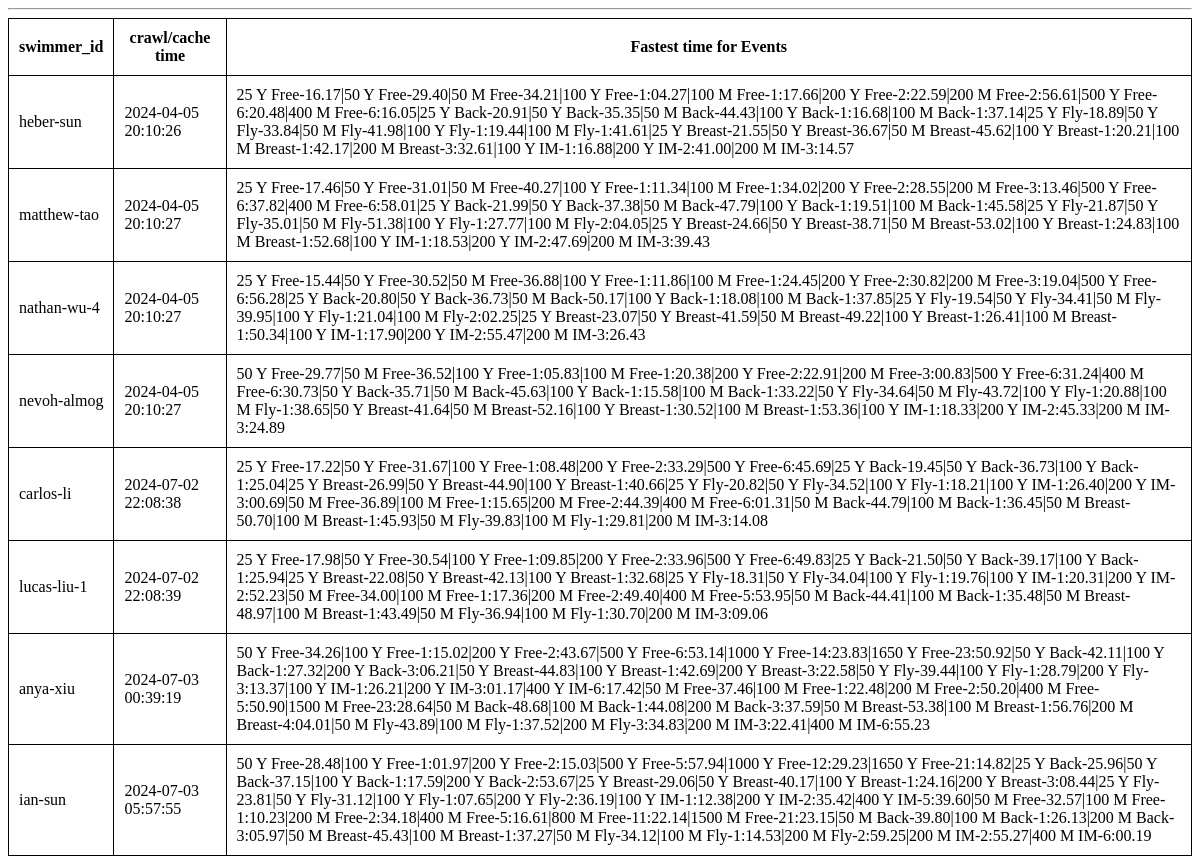
/testdb/, run on an earlier commit of the app's database.
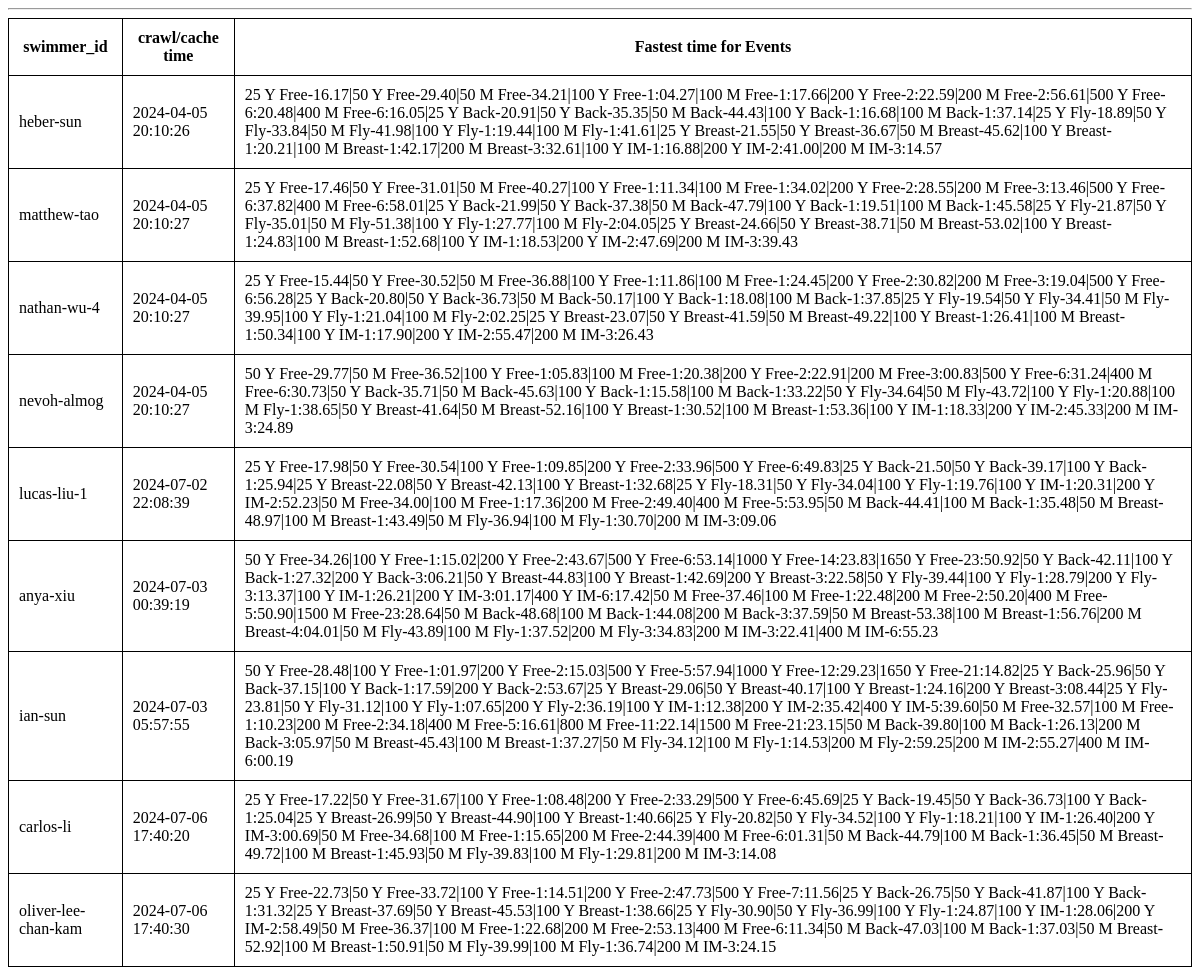
And on a later commit of the database.
### tables this page shows
CREATE TABLE swimmers (
    id TEXT PRIMARY KEY,
    fastest_time TEXT NOT NULL,
    crawl_date TIMESTAMP NOT NULL DEFAULT CURRENT_TIMESTAMP
);

### app.py (the view)
@app.route('/cache/')
@app.route('/cachedb/')
@app.route('/dbcache/')
@app.route('/db/')
@app.route('/testdb/')
def testdb():
  conn = sqlite3.connect('swimmers.db')
  conn.row_factory = sqlite3.Row
  swimmers = conn.execute('SELECT * FROM swimmers').fetchall()
  conn.close()
  return render_template('testdb.html', swimmers=swimmers)

### app.py (called while the page is built)
@app.context_processor
def utility_processor_compare_time():
    def compare_time(time1: str, time2: str) -> bool:
      if time1 == '' or time2 == '': return False
      try:
        timeint1 = int(time1.replace(':','').replace('.',''))
        timeint2 = int(time2.replace(':','').replace('.',''))
      except ValueError:
        return False
      return timeint1 < timeint2
    return dict(compare_time=compare_time)

@app.context_processor
def utility_processor_national_time_tool_tip():
    def national_time_tool_tip(timemap:dict, event:str) -> str:
      res = ''
      for standard, map in timemap.items():
        for event_name, time in map.items():
          if event_name == event and time:
            standard = standard.rjust(4, '\u00A0')
            res += f'{standard}:\u00A0{time}\u000A'
      return res.strip()
    return dict(national_time_tool_tip=national_time_tool_tip)

### templates/testdb.html (shortened to what this page needs)
<!DOCTYPE html>
<html lang="en">
<head>
</head>
<body>
    <hr>
    <div class="content">
      {% block content %}
      <table>
      <tr><th>swimmer_id</th><th>crawl/cache time</th><th>Fastest time for Events</th></tr>
      {% for swimmer in swimmers %}
        <tr>
          <td>{{ swimmer['id'] }} </td> <td>{{ swimmer['crawl_date'] }} </td> <td>{{ swimmer['fastest_time'] }} </td>
        </tr>
      {% endfor %}
      </table>
      {% endblock %}
    </div>
</body>
</html>

### templates/testdb.html (style rules this page uses)
table, th, td { border: 1px solid black; border-collapse: collapse; padding: 10px; }

What changed in the data, as far as the page shows it:
changed swimmers "carlos-li": crawl_date "2024-07-02 22:08:38" → "2024-07-06 17:40:20"; fastest_time "…IM-1:26.40|200 Y IM-3:00.69|50 M Free-36.89|100 M Free-1:15.65|200 M Free-2:44.39|400 M Free-6:01.31|50 M Back-44.79|100 M Back-1:36.45|50 M Breast-50.70|100 M Breast-1:45.93|50 M Fly-39.83|100…" → "…IM-1:26.40|200 Y IM-3:00.69|50 M Free-34.68|100 M Free-1:15.65|200 M Free-2:44.39|400 M Free-6:01.31|50 M Back-44.79|100 M Back-1:36.45|50 M Breast-49.72|100 M Breast-1:45.93|50 M Fly-39.83|100…"; moves down the list
added swimmers: id "oliver-lee-chan-kam", crawl_date "2024-07-06 17:40:30", fastest_time "25 Y Free-22.73|50 Y Free-33.72|100 Y Free-1:14.51|200 Y Free-2:47.73|500 Y Free-7:11.56|25 Y Back-26.75|50 Y Back-41.87|100 Y Back-1:31.32|25 Y Breast-37.69|50 Y Breast-45.53|100 Y Breast-1:38.66|25 Y Fly-30.90|50 Y Fly-36.99|100 Y Fly-1:24.87|100 Y IM-1:28.06|200 Y IM-2:58.49|50 M Free-36.37|100 M Free-1:22.68|200 M Free-2:53.13|400 M Free-6:11.34|50 M Back-47.03|100 M Back-1:37.03|50 M Breast-52.92|100 M Breast-1:50.91|50 M Fly-39.99|100 M Fly-1:36.74|200 M IM-3:24.15"
